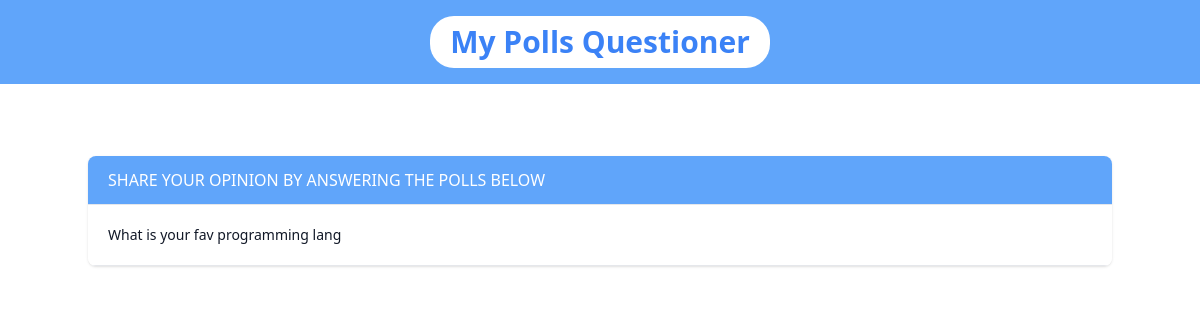
Before: / with the older database file.
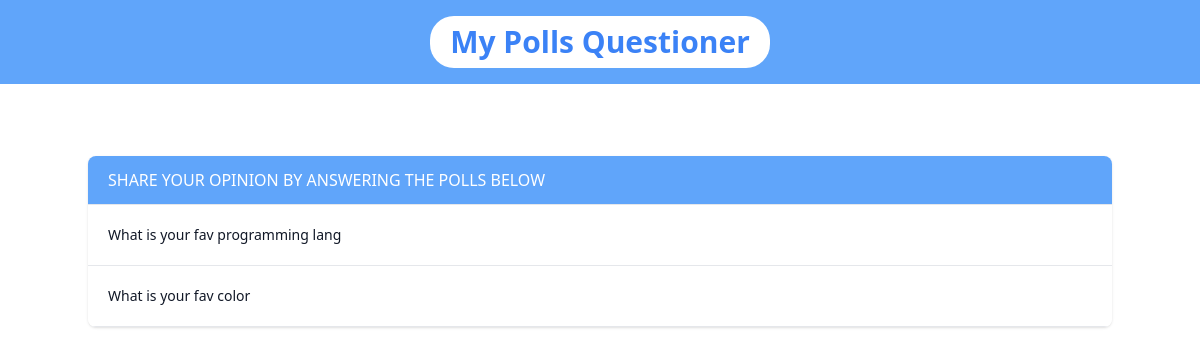
After: the same page with the newer database file.
### polls/models.py (models this page shows, shortened)
class Question(models.Model):
    question_text = models.CharField(max_length=200)
    pub_date = models.DateTimeField('date published', auto_now_add=True)

### polls/views.py (the view)
# urls.py: path('', views.index, name='index'),
def index(request):
    latest_question_list = Question.objects.order_by('-pub_date')[:5]
    context = {'latest_question_list': latest_question_list}
    return render(request, 'polls/index.html', context)

### templates/polls/index.html (shortened to what this page needs)
<!doctype html>
<html>
<head>
  <script src="https://cdn.tailwindcss.com"></script>
</head>
<body>
    <div class="bg-blue-400 flex items-center justify-center py-4">
        <h1 class=" text-3xl font-bold text-blue-500 bg-white px-5 py-2 rounded-3xl" >My Polls Questioner</h1>
    </div>
    <div class="container mx-auto mx-w-5xl py-6">
        <div class="py-8">
            <div class="px-4 py-4 -mx-4 overflow-x-auto sm:-mx-8 sm:px-8">
                <div class="inline-block min-w-full overflow-hidden rounded-lg shadow">
                    <table class="leading-normal min-w-full divide-y divide-gray-200 dark:divide-neutral-700">
                        <thead>
                            <tr>
                                <th scope="col" class="px-5 py-3 text-md font-medium text-left text-white uppercase bg-blue-400 border-b border-gray-200">
                                    Share Your Opinion by Answering the Polls Below
                                </th>
                            </tr>
                        </thead>
                        <tbody>
                            {% for question in latest_question_list %}
                            <tr>
                                <td class="px-5 py-5 text-sm bg-white border-b border-gray-200">
                                    <a class="text-gray-900 whitespace-no-wrap" href="{% url 'polls:detail' question.id %}">{{ question.question_text }}</a>
                                </td>
                            </tr>
                            {% endfor %}
                        </tbody>
                    </table>
                </div>
            </div>
        </div>
    </div>
</body>
</html>

Changed rows visible on the page:
added Question: question_text "What is your fav color"
